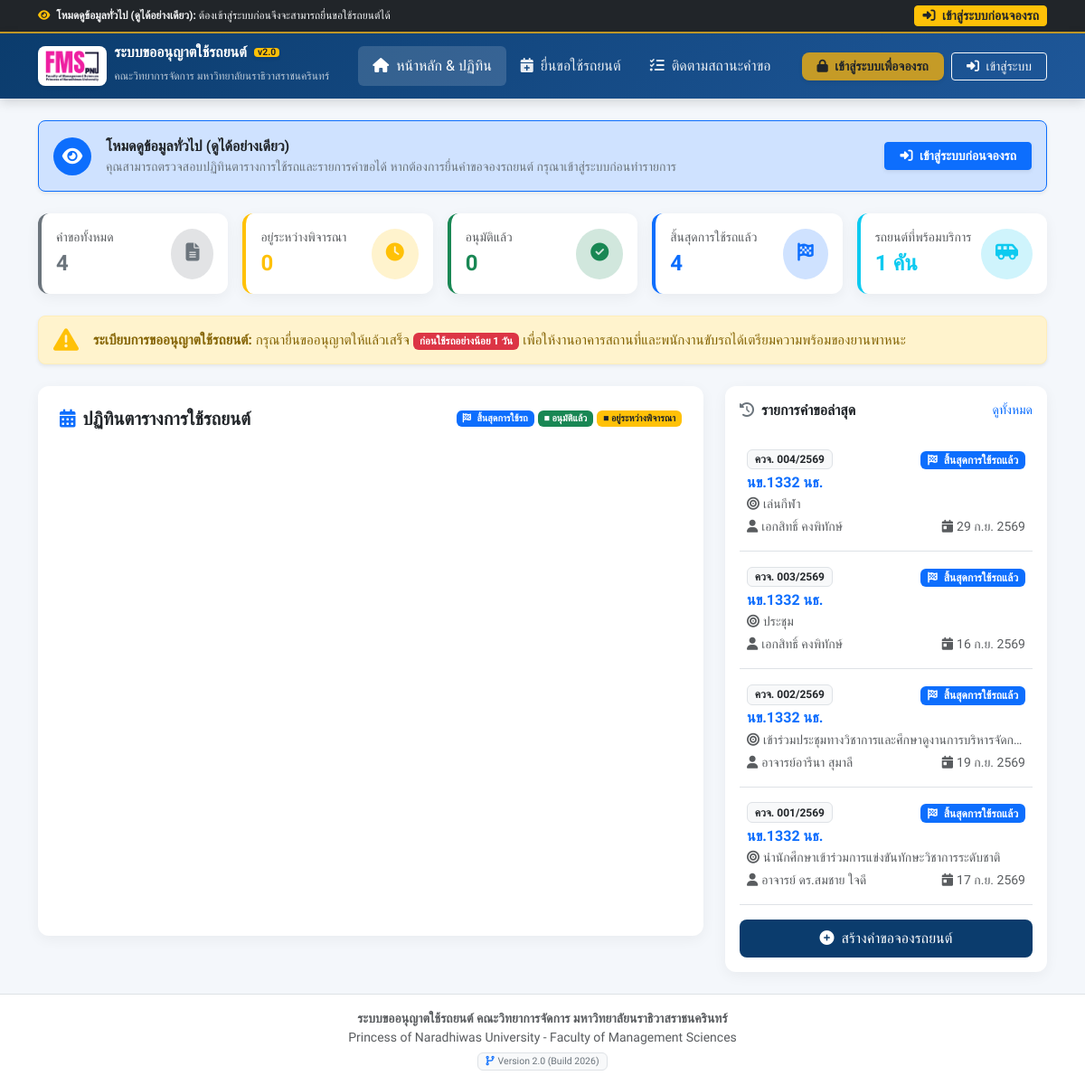
/, run on an earlier commit of the app's database.
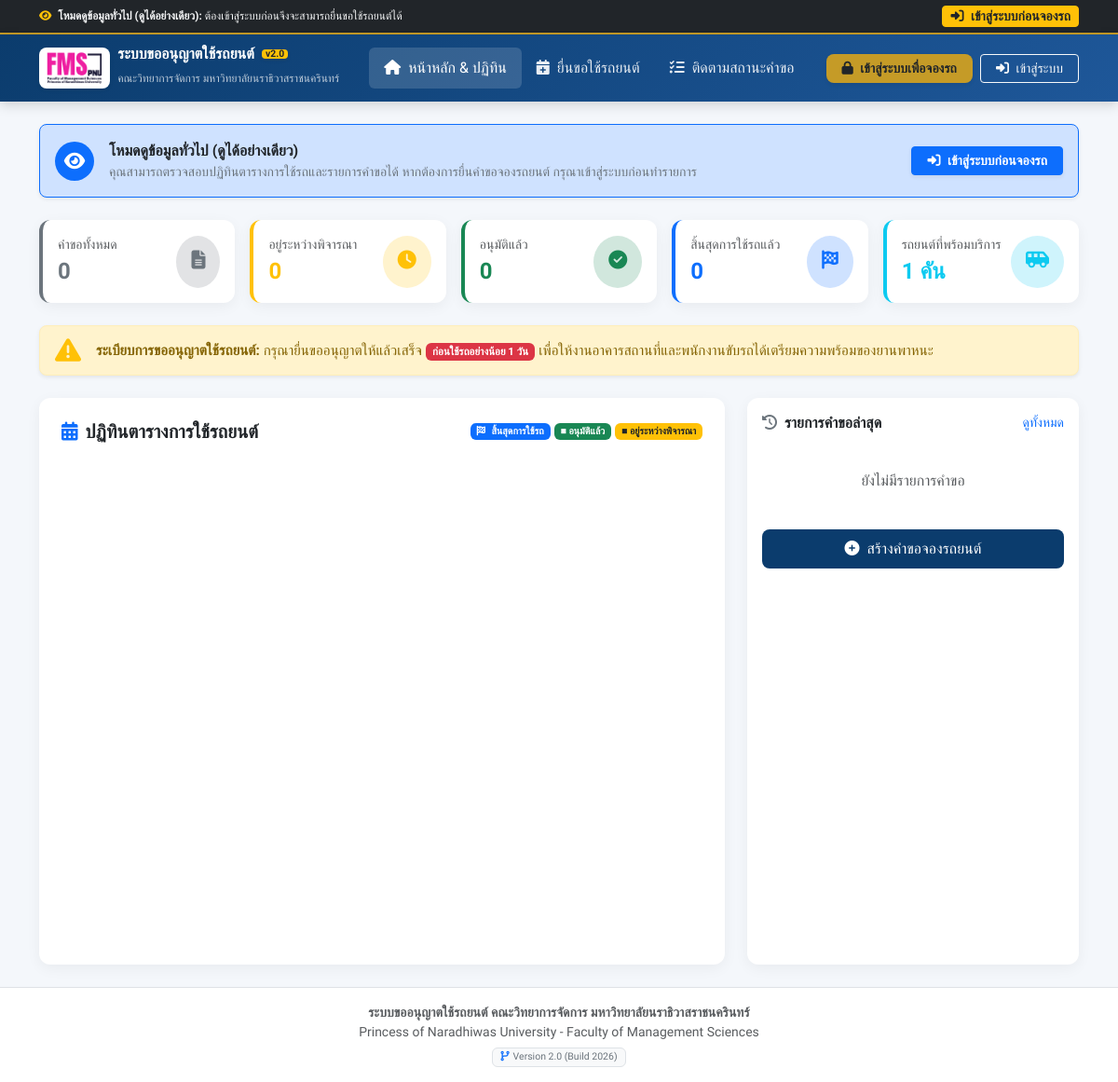
And on a later commit of the database.
### tables this page shows
CREATE TABLE bookings (
    id INTEGER PRIMARY KEY AUTOINCREMENT,
    doc_no TEXT UNIQUE,
    created_date DATE NOT NULL,
    user_id INTEGER,
    requester_name TEXT NOT NULL,
    requester_position TEXT NOT NULL,
    requester_department TEXT NOT NULL,
    vehicle_id INTEGER NOT NULL,
    plate_number TEXT NOT NULL,
    purpose TEXT NOT NULL,
    route_from TEXT NOT NULL,
    route_to TEXT NOT NULL,
    start_datetime DATETIME NOT NULL,
    end_datetime DATETIME NOT NULL,
    passenger_count INTEGER DEFAULT 1,
    passenger_names TEXT,
    controller_name TEXT NOT NULL,
    status TEXT DEFAULT 'pending_facility', 
    created_at DATETIME DEFAULT CURRENT_TIMESTAMP, client_ip TEXT, user_agent TEXT, is_flagged_fake INTEGER DEFAULT 0, fake_reason TEXT, actual_end_datetime DATETIME, start_mileage INTEGER, end_mileage INTEGER, fuel_level TEXT, vehicle_condition TEXT, return_notes TEXT, returned_by TEXT, return_recorded_by TEXT, return_recorded_at DATETIME, requester_phone TEXT,
    FOREIGN KEY(user_id) REFERENCES users(id),
    FOREIGN KEY(vehicle_id) REFERENCES vehicles(id)
);

### index.php (the view, shortened to what the rows shown need)
<?php
require_once __DIR__ . '/config/db.php';
require_once __DIR__ . '/includes/header.php';
$recentBookings = $pdo->query("
    SELECT b.*, v.brand_model
    FROM bookings b
    LEFT JOIN vehicles v ON b.vehicle_id = v.id
    WHERE b.status != 'rejected_fraud' AND (b.is_flagged_fake IS NULL OR b.is_flagged_fake = 0)
    ORDER BY b.id DESC
    LIMIT 6
")->fetchAll();
?>
<div class="row g-4">
    <div class="col-lg-4">
        <div class="card card-custom p-3 h-100">
            <div class="list-group list-group-flush">
                <?php if (empty($recentBookings)): ?>
                    <div class="text-center py-4 text-muted">ยังไม่มีรายการคำขอ</div>
                <?php else: ?>
                    <?php foreach ($recentBookings as $b): ?>
                    <a href="booking_detail.php?id=<?= $b['id'] ?>" class="list-group-item list-group-item-action px-2 py-3 border-bottom">
                        <div class="d-flex w-100 justify-content-between align-items-center mb-1">
                            <span class="badge bg-light text-dark border"><?= htmlspecialchars($b['doc_no'] ?? '-') ?></span>
                            <div><?= getStatusBadge($b['status'], $b) ?></div>
                        </div>
                        <h6 class="mb-1 text-primary fw-bold fs-6"><?= htmlspecialchars($b['plate_number']) ?></h6>
                        <p class="mb-1 text-muted small text-truncate" title="<?= htmlspecialchars($b['purpose']) ?>">
                            <i class="fas fa-bullseye me-1"></i><?= htmlspecialchars($b['purpose']) ?>
                        </p>
                        <div class="d-flex justify-content-between align-items-center small text-muted">
                            <span><i class="fas fa-user me-1"></i><?= htmlspecialchars($b['requester_name']) ?></span>
                            <span><i class="fas fa-calendar-day me-1"></i><?= thaiDateShort($b['start_datetime']) ?></span>
                        </div>
                    </a>
                    <?php endforeach; ?>
                <?php endif; ?>
            </div>
        </div>
    </div>
</div>
<?php require_once __DIR__ . '/includes/footer.php'; ?>

### config/db.php (shortened to what the rows shown need)
<?php
function thaiDateShort($date) {
    $time = strtotime($date);
    $thaiMonthsShort = [
        1 => 'ม.ค.', 2 => 'ก.พ.', 3 => 'มี.ค.', 4 => 'เม.ย.',
        5 => 'พ.ค.', 6 => 'มิ.ย.', 7 => 'ก.ค.', 8 => 'ส.ค.',
        9 => 'ก.ย.', 10 => 'ต.ค.', 11 => 'พ.ย.', 12 => 'ธ.ค.'
    ];
    return date('j', $time) . ' ' . $thaiMonthsShort[(int)date('n', $time)] . ' ' . (date('Y', $time) + 543);
}
function getStatusBadge($status, $bookingOrEndTime = null) {
    switch ($status) {
        case 'completed':
            return '<span class="badge bg-primary text-white"><i class="fas fa-flag-checkered me-1"></i> สิ้นสุดการใช้รถแล้ว</span>';
    }
}

What changed in the data, as far as the page shows it:
removed bookings: doc_no "ควจ. 004/2569", status "completed" (drawn), plate_number "นข.1332 นธ.", purpose "เล่นกีฬา", requester_name "เอกสิทธิ์ คงพิทักษ์", start_datetime "29 ก.ย. 2569"
removed bookings: doc_no "ควจ. 003/2569", status "completed" (drawn), plate_number "นข.1332 นธ.", purpose "ประชุม", requester_name "เอกสิทธิ์ คงพิทักษ์", start_datetime "16 ก.ย. 2569"
removed bookings: doc_no "ควจ. 002/2569", status "completed" (drawn), plate_number "นข.1332 นธ.", purpose "เข้าร่วมประชุมทางวิชาการและศึกษาดูงานการบริหารจัดก…", requester_name "อาจารย์อารีนา สุมาลี", start_datetime "19 ก.ย. 2569"
removed bookings: doc_no "ควจ. 001/2569", status "completed" (drawn), plate_number "นข.1332 นธ.", purpose "นำนักศึกษาเข้าร่วมการแข่งขันทักษะวิชาการระดับชาติ", requester_name "อาจารย์ ดร.สมชาย ใจดี", start_datetime "17 ก.ย. 2569"
Also different on the page:
$totalBookings: "4" → "0"
$completedBookings: "4" → "0"
text now shown: "ยังไม่มีรายการคำขอ"
